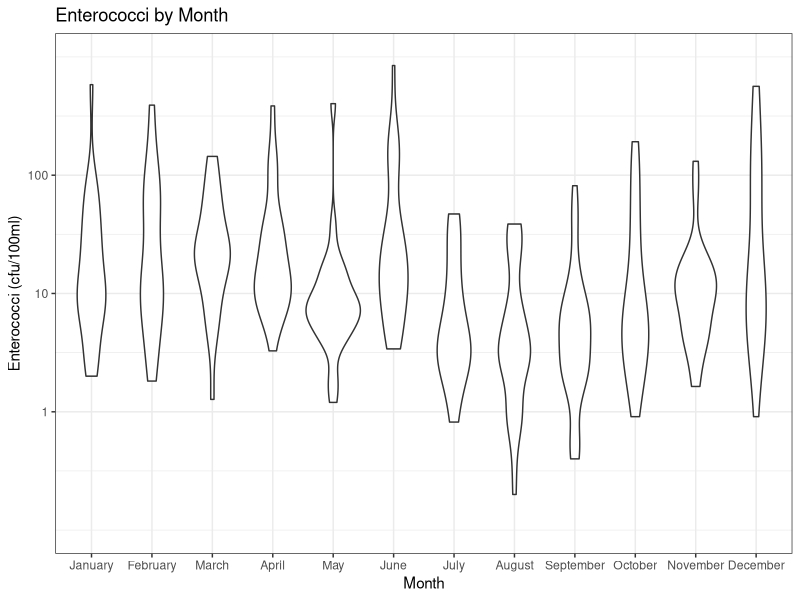
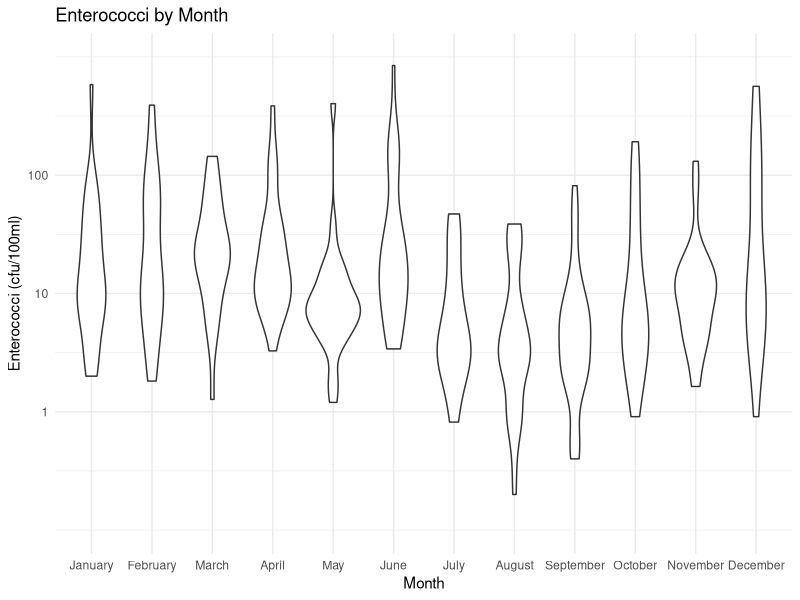
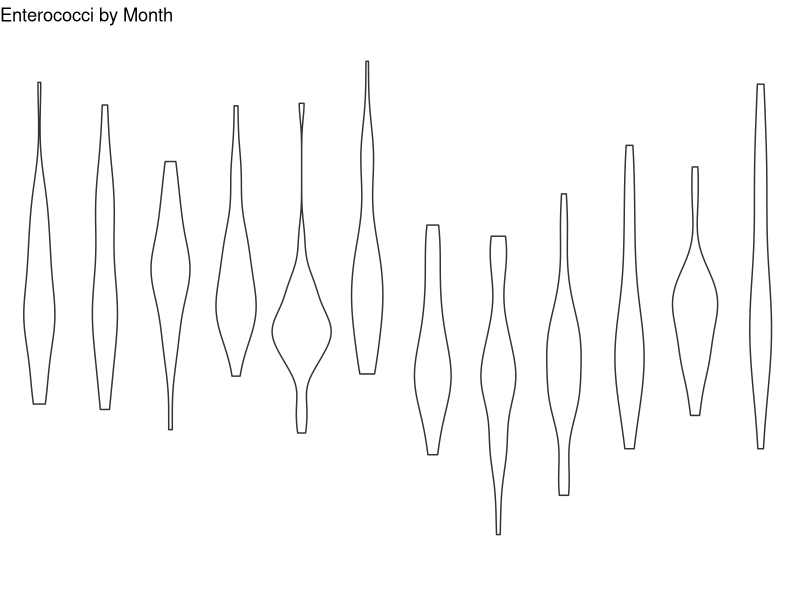
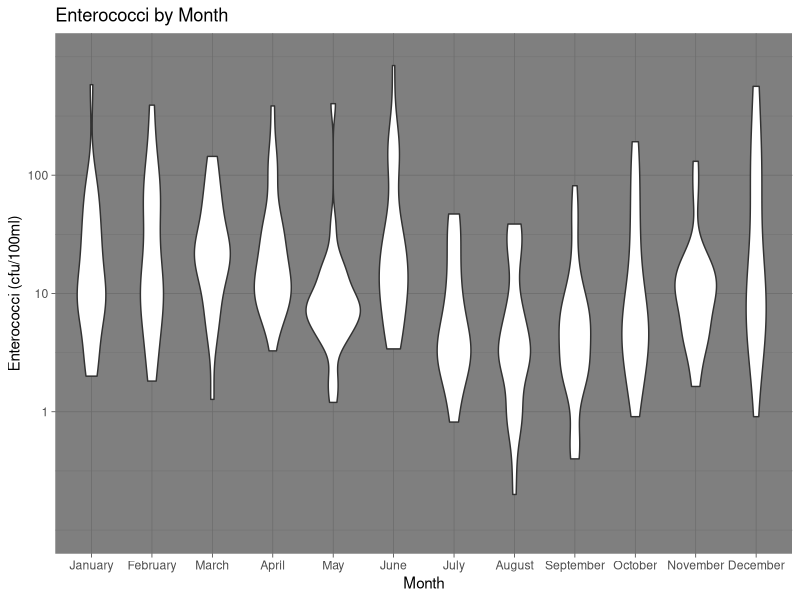
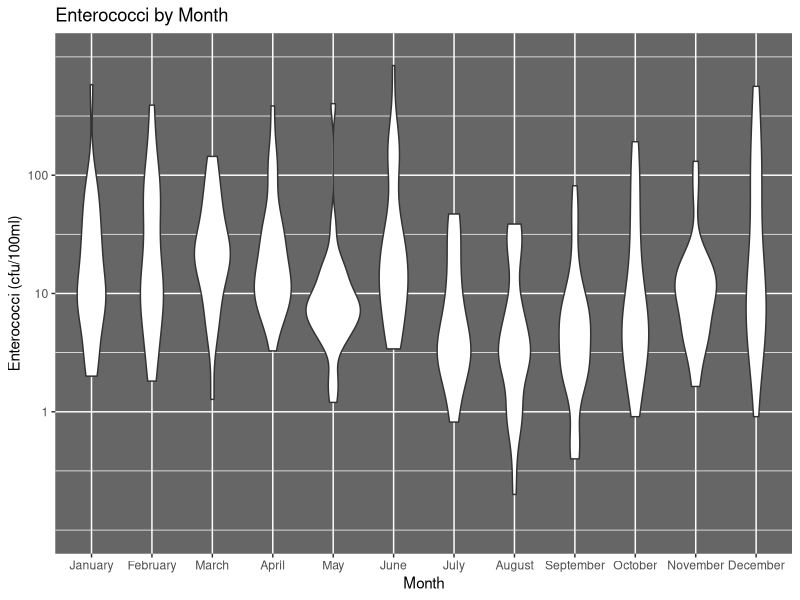
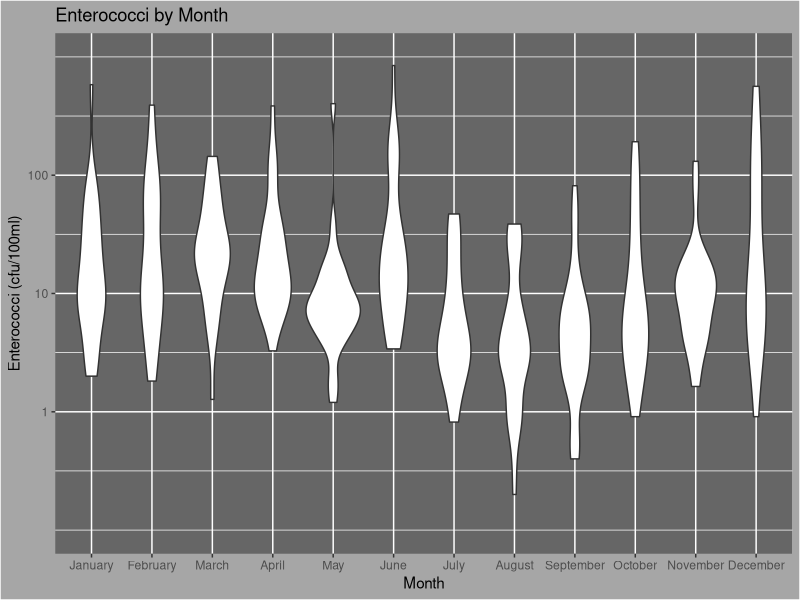
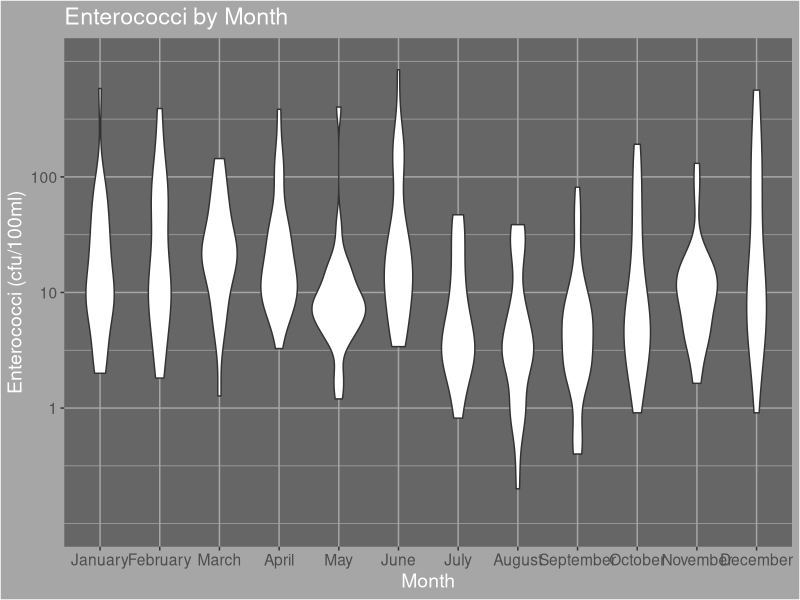
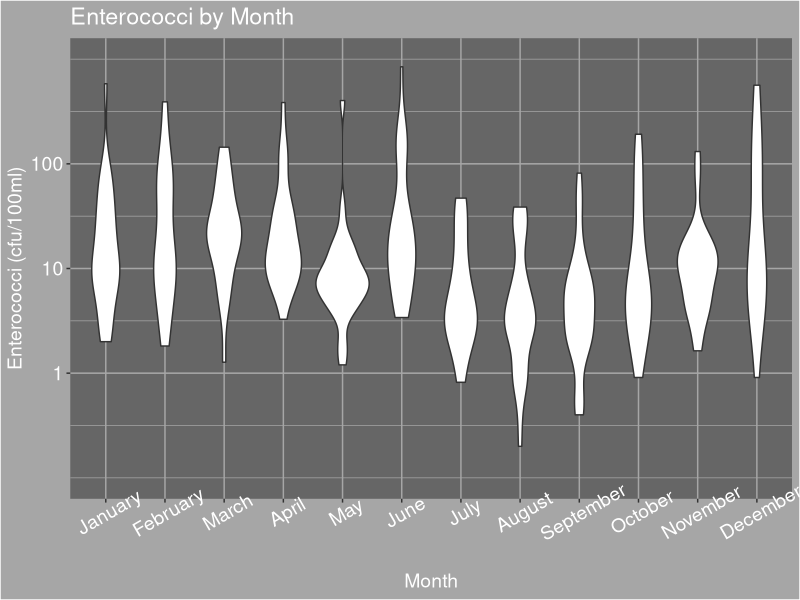

These charts were generated, in order, by the following R code:
library(tidyverse)
library(here)
beaches <- read_csv(here("data","sydneybeaches3.csv"))


# Base plot
a <- ggplot(
  data = beaches,
  mapping = aes(
    x = reorder(month_name, month),
    y = enterococci)
) +
  geom_violin() +
  scale_y_continuous(
    name = "Enterococci (cfu/100ml)",
    trans = "log10",
    breaks = c(1, 10, 100),
    limits = c(.1, 1000)
  ) +
  scale_x_discrete(name = "Month") +
  ggtitle("Enterococci by Month")

# Global changes to the theme
a + theme_bw()
a + theme_minimal()
a + theme_void()
a + theme_dark()

# To tinker, recall we have four basic element types:
#  - element_line (e.g. axis lines, tick marks, grid lines, etc)
#  - element_text (e.g. axis text, titles, legend text etc)
#  - element_rect (e.g. background, legend boxes, facet strips etc)
#  - element_blank (anything we want to remove)

# Let's make the a variation of theme dark by sequentially modifying
# different elements from theme_grey(). Frist, make the panel
# background darker
a + theme(
  panel.background = element_rect(fill = "grey40")
)

# Now let's make the plot background darker as well
a + theme(
  panel.background = element_rect(fill = "grey40"),
  plot.background = element_rect(fill = "grey65")
)

# Those grid lines (within the panel) are too white now,
# so lets have them blend into the plot background:
b <- a + theme(
  panel.background = element_rect(fill = "grey40"),
  plot.background = element_rect(fill = "grey65"),
  panel.grid = element_line(colour = "grey65")
)

# The text is a little small. We can tinker with individual
# text elements (title labels etc, but we can set them all
# at once like this)
b + theme(
  text = element_text(size = 14, colour = "white")
)

# Notice which ones change and which don't. To modify the
# axis.text separately...
c <- b + theme(
  text = element_text(size = 14, colour = "white"),
  axis.text = element_text(size = 14, colour = "white")
)

# Now we have a problem: the x-axis text overlaps. Again
# these are text elemenets so...
c + theme(
  axis.text.x = element_text(angle = 30)
)

# Okay that's a start but now look at the text justification
# By default they're center justified, and we need to make it
# right justified:
d <- c + theme(
  axis.text.x = element_text(angle = 30, hjust = 1)
)

# Oh, and let's save this last plot
ggsave(here::here("output","darkbugs.png"))
